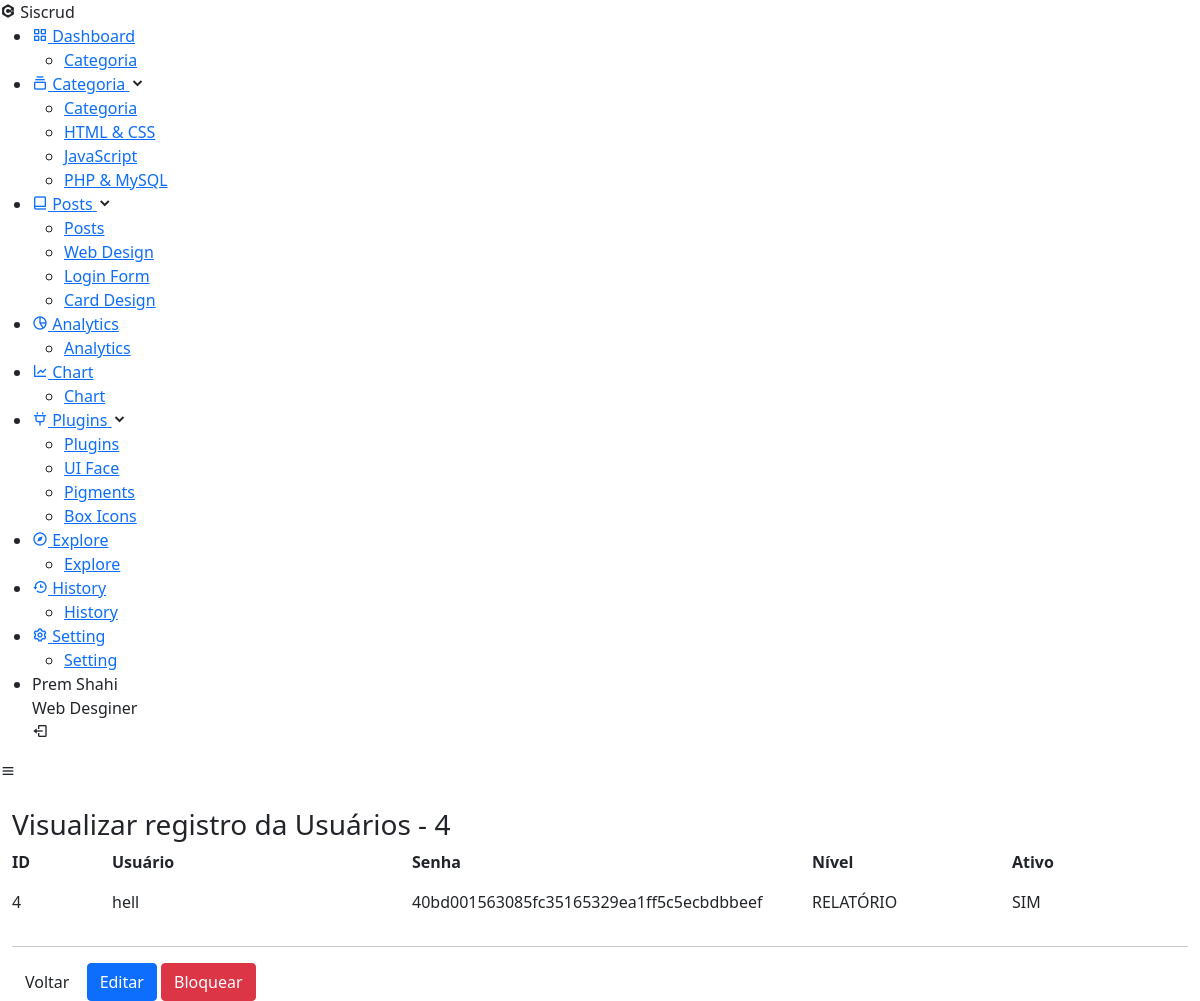
Page /index.php?page=view_usu&id=4 on the committed database.
### tables this page shows
CREATE TABLE IF NOT EXISTS `usuario` (
  `id` int(11) unsigned NOT NULL AUTO_INCREMENT,
  `usuario` varchar(25) NOT NULL,
  `senha` varchar(40) NOT NULL,
  `nivel` int(1) unsigned NOT NULL DEFAULT 1,
  `ativo` tinyint(1) NOT NULL DEFAULT 1,
  PRIMARY KEY (`id`),
  UNIQUE KEY `usuario` (`usuario`),
  KEY `nivel` (`nivel`)
);

### sis/usuarios/view_usu.php (the view, shortened to what this page needs)
<?php
	$id = (int) $_GET['id'];
	$sql = mysqli_query($con, "select * from usuario where id = '".$id."';");
	$row = mysqli_fetch_array($sql);
?>
<div id="main" class="container-fluid">
	<br>
		<h3 class="page-header">Visualizar registro da Usuários - <?php echo $id;?></h3>
	<div class="row">
		<div class="col-md-1">
			<p><strong>ID</strong></p>
			<p><?php echo $row['id'];?></p>
		</div>
		<div class="col-md-3">
			<p><strong>Usuário</strong></p>
			<p><?php echo $row['usuario']; ?></p>
		</div>
		<div class="col-md-4">
			<p><strong>Senha</strong></p>
			<p><?php echo $row['senha']; ?></p>
		</div>
		<div class="col-md-2">
			<p><strong>Nível</strong></p>
			<p><?php switch($row['nivel'])
					{
						case 1: echo "RELATÓRIO";break;
					}
				?>
			</p>
		</div>
		<div class="col-md-2">
			<p><strong>Ativo</strong></p>
			<p><?php
				if($row["ativo"]==1){
					echo "SIM";
				}else if($row["ativo"]==0){
					echo "NÃO";
				}
				?>
			</p>
		</div>
	</div>
	<hr/>
	<div id="actions" class="row">
		<div class="col-md-12">
			<a href="?page=lista_usu" class="btn btn-default">Voltar</a>
			<?php echo "<a href=?page=fedita_usu&id=".$row['id']." class='btn btn-primary'>Editar</a>";?>
			<?php
				if($row["ativo"]==1){
					echo "<a href=?page=block_usu&id=".$row['id']." class='btn btn-danger'>Bloquear</a>";
				}else if($row["ativo"]==0){
					echo "<a href=?page=ativa_usu&id=".$row['id']." class='btn btn-success'>&nbsp;&nbsp;&nbsp;Ativar&nbsp;&nbsp;</a>";
				}
				?>
		</div>
	</div>
</div>

### rows in the picture
usuario: id "4", usuario "hell", senha "40bd001563085fc35165329ea1ff5c5ecbdbbeef"

### other values in the picture
$id "4"
